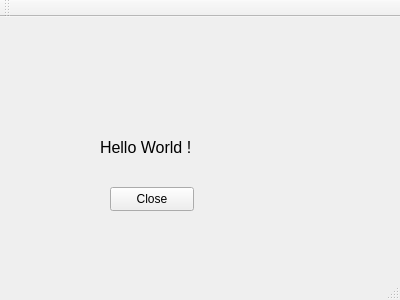
<?xml version="1.0" encoding="UTF-8"?>
<ui version="4.0">
 <class>MainWindow</class>
 <widget class="QMainWindow" name="MainWindow">
  <property name="geometry">
   <rect>
    <x>0</x>
    <y>0</y>
    <width>400</width>
    <height>300</height>
   </rect>
  </property>
  <property name="windowTitle">
   <string>MainWindow</string>
  </property>
  <widget class="QWidget" name="centralWidget">
   <widget class="QLabel" name="label">
    <property name="geometry">
     <rect>
      <x>100</x>
      <y>70</y>
      <width>221</width>
      <height>121</height>
     </rect>
    </property>
    <property name="font">
     <font>
      <family>Arial</family>
      <pointsize>12</pointsize>
     </font>
    </property>
    <property name="lineWidth">
     <number>0</number>
    </property>
    <property name="text">
     <string>Hello World !</string>
    </property>
   </widget>
   <widget class="QPushButton" name="btnclose">
    <property name="geometry">
     <rect>
      <x>110</x>
      <y>170</y>
      <width>84</width>
      <height>24</height>
     </rect>
    </property>
    <property name="text">
     <string>Close</string>
    </property>
   </widget>
  </widget>
  <widget class="QMenuBar" name="menuBar">
   <property name="geometry">
    <rect>
     <x>0</x>
     <y>0</y>
     <width>400</width>
     <height>25</height>
    </rect>
   </property>
  </widget>
  <widget class="QToolBar" name="mainToolBar">
   <attribute name="toolBarArea">
    <enum>TopToolBarArea</enum>
   </attribute>
   <attribute name="toolBarBreak">
    <bool>false</bool>
   </attribute>
  </widget>
  <widget class="QStatusBar" name="statusBar"/>
 </widget>
 <layoutdefault spacing="6" margin="11"/>
 <resources/>
 <connections>
  <connection>
   <sender>btnclose</sender>
   <signal>clicked()</signal>
   <receiver>MainWindow</receiver>
   <slot>close()</slot>
   <hints>
    <hint type="sourcelabel">
     <x>151</x>
     <y>225</y>
    </hint>
    <hint type="destinationlabel">
     <x>199</x>
     <y>149</y>
    </hint>
   </hints>
  </connection>
 </connections>
</ui>
